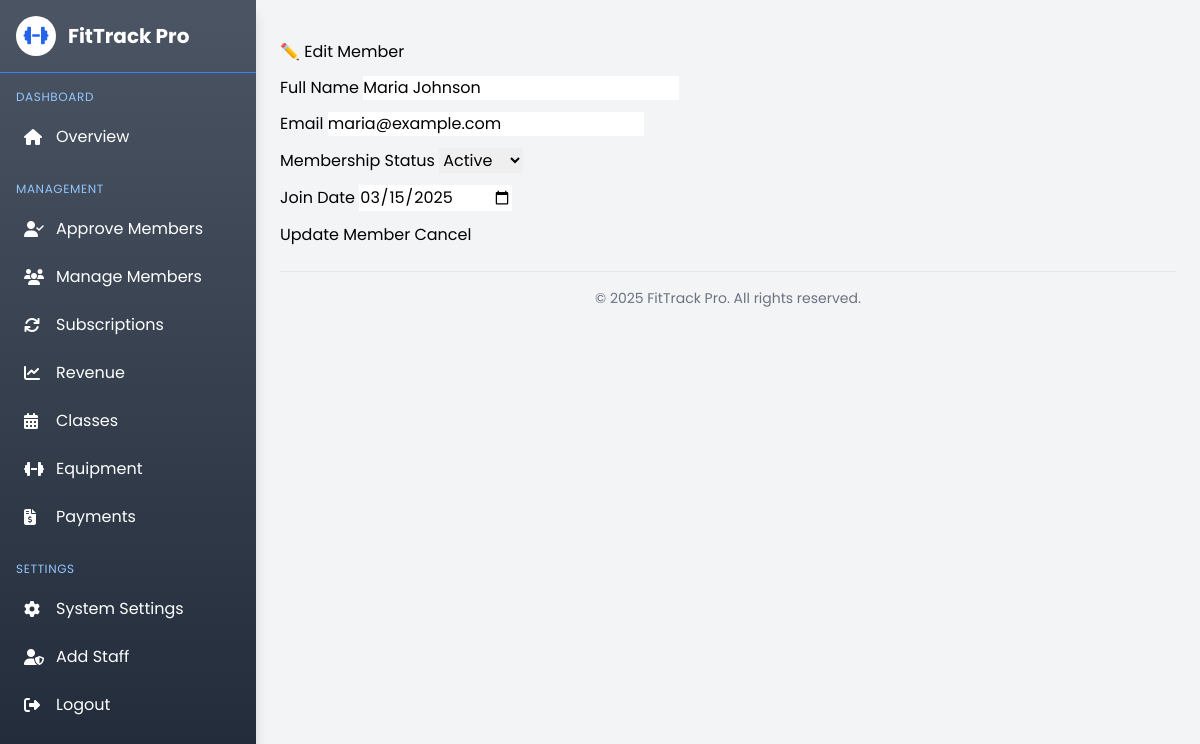
The page /edit_member.php?id=2 (signed in) on the database its author committed.
### tables this page shows
CREATE TABLE members (
    member_id INT AUTO_INCREMENT PRIMARY KEY,
    full_name VARCHAR(100) NOT NULL,
    email VARCHAR(100) NOT NULL UNIQUE,
    phone VARCHAR(15) NOT NULL UNIQUE,
    join_date DATE DEFAULT CURRENT_DATE,
    status ENUM('Pending', 'Active', 'Inactive') DEFAULT 'Pending'
);

### edit_member.php (the view, shortened to what this page needs)
<?php
include('includes/db_config.php');
include('includes/header.php');
include('includes/sidebar.php');
$member_id = intval($_GET['id']);
$member = mysqli_fetch_assoc(mysqli_query($conn, "SELECT * FROM members WHERE member_id = $member_id"));
?>
<div class="container mt-4">
    <h2 class="mb-3">✏️ Edit Member</h2>
    <form method="POST">
        <div class="mb-3">
            <label class="form-label">Full Name</label>
            <input type="text" name="full_name" class="form-control" value="<?= htmlspecialchars($member['full_name']) ?>" required>
        </div>
        <div class="mb-3">
            <label class="form-label">Email</label>
            <input type="email" name="email" class="form-control" value="<?= htmlspecialchars($member['email']) ?>" required>
        </div>
        <div class="mb-3">
            <label class="form-label">Membership Status</label>
            <select name="membership_status" class="form-select">
                <option value="Active" <?= $member['membership_status'] === 'Active' ? 'selected' : '' ?>>Active</option>
            </select>
        </div>
        <div class="mb-3">
            <label class="form-label">Join Date</label>
            <input type="date" name="join_date" class="form-control" value="<?= $member['join_date'] ?>">
        </div>
        <button type="submit" class="btn btn-success">Update Member</button>
        <a href="admin_members.php" class="btn btn-secondary">Cancel</a>
    </form>
</div>
<?php include('includes/footer.php'); ?>

### includes/header.php (style rules this page uses)
body { font-family: 'Poppins', sans-serif; background-color: #f8fafc; }

### rows shown on the page
members: full_name "Maria Johnson", email "maria@example.com", join_date "03/15/2025"
